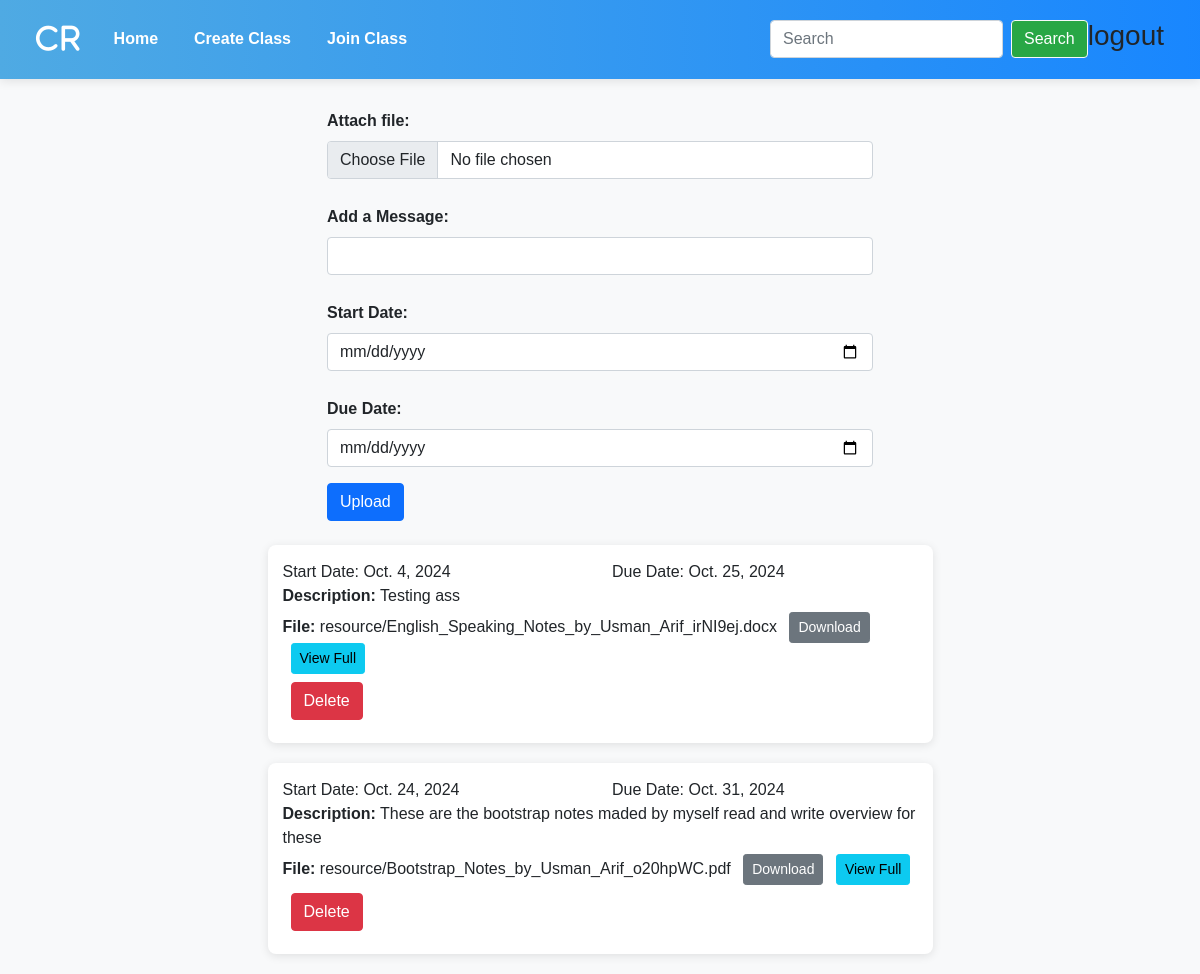
The app's page /uploadass/1 with its own data.
### classroomapp/models.py (models this page shows, shortened)
class assignment(models.Model):
    name = models.ForeignKey(googleclass, on_delete=models.CASCADE, null=True, blank=True, related_name='std_assignment')
    content = models.FileField(upload_to='resource/', blank=True, null=True)
    message = models.CharField(max_length=1000, null=True, blank=True)
    start_date = models.DateField()
    due_date = models.DateField()

### classroomapp/views.py (the view, shortened to what this page needs)
# urls.py: path('uploadass/<int:id>', upload_assignment, name='upload_assignment'),
def upload_assignment(request, id):
    gass = assignment.objects.filter(name__id = id)
    context = {
        'gass' : gass,
        'clsid' : id,
    }
    return render(request, 'upload_assignment.html', context)

### classroomapp/templates/upload_assignment.html (shortened to what this page needs)
{% extends "basic.html" %}
{% block body %}
<div class="container">
    <div class="row justify-content-center mb-4">
        <div class="col-6 fw-bold">
            <form action="" method="post" enctype="multipart/form-data">
                <div class="mb-3">
                    <label for="assignment" class="form-label">Attach file:</label>
                    <input type="file" name="assignment" class="form-control" id="assignment" required>
                </div>
                <div class="mb-3">
                    <label for="message" class="form-label">Add a Message:</label>
                    <input type="text" name="message" class="form-control" id="message" required>
                </div>
                <div class="mb-3">
                    <label for="startdate" class="form-label">Start Date:</label>
                    <input type="date" name="startdate" class="form-control" id="startdate" required>
                </div>
                <div class="mb-3">
                    <label for="duedate" class="form-label">Due Date:</label>
                    <input type="date" name="duedate" class="form-control" id="duedate" required>
                </div>
                <button class="btn btn-primary" type="submit">Upload</button>
            </form>
        </div>
    </div>
    <div class="row justify-content-center">
        {% for assignment in gass %}
        <div class="col-7 assignment-card overflow-hidden">
            <div class="row">
                <div class="col-6">Start Date: {{ assignment.start_date }}</div>
                <div class="col-6">Due Date: {{ assignment.due_date }}</div>
            </div>
            <div class="mb-1">
                <strong>Description:</strong> {{ assignment.message }}
            </div>
            <div>
                <strong>File:</strong> {{ assignment.content }}
                <a href="/media/{{ assignment.content }}" class="btn btn-secondary btn-sm ms-2">Download</a>
                <a href="{% url 'ins_assignment' clsid assignment.id %}" class="btn btn-info btn-sm ms-2">View Full</a>
                <form action="" method="post">{% csrf_token %}
                    <button class="btn btn-danger m-2" type="submit">Delete</button>
                </form>
            </div>
        </div>
        {% endfor %}
    </div>
</div>
{% endblock body %}

### classroomapp/templates/basic.html (style rules this page uses)
body { background-color: #f8f9fa; font-family: Arial, sans-serif; }

### classroomapp/templates/upload_assignment.html (style rules this page uses)
.container { margin-top: 20px; }
.assignment-card { background-color: white; border-radius: 8px; padding: 15px; margin-bottom: 20px; box-shadow: 0 2px 10px rgba(0, 0, 0, 0.1); }
.form-label { font-weight: bold; margin-top: 10px; }

### records on screen
assignment: start_date "Oct. 4, 2024", due_date "Oct. 25, 2024", message "Testing ass", content "resource/English_Speaking_Notes_by_Usman_Arif_irNI9ej.docx"
assignment: start_date "Oct. 24, 2024", due_date "Oct. 31, 2024", message "These are the bootstrap notes maded by myself read and write overview for these", content "resource/Bootstrap_Notes_by_Usman_Arif_o20hpWC.pdf"
